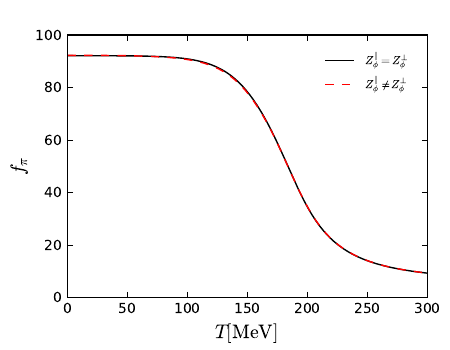

The script that saved this image:
#!/usr/bin/env python
# -*- coding: utf-8 -*-
# sphinx_gallery_thumbnail_number = 3

import matplotlib.pyplot as plt
import numpy as np
from matplotlib.ticker import NullFormatter  # useful for `logit` scale
import matplotlib.ticker as ticker
import matplotlib as mpl

mpl.style.use('classic')


# Data for plotting
fpi1=np.loadtxt(r'gluesameinitial/fixpointz1/mu0/buffer/fpi.dat')
fpi2=np.loadtxt(r'gluesameinitial/fixpointzneq1/mu0/buffer/fpi.dat')







# Create figure
fig=plt.figure(figsize=(4.5, 3.5))
#fig=plt.figure()
ax1=fig.add_subplot(111)

ax1.plot(fpi1,'k-',linewidth=1,markersize=5,label=r'$Z^{\|}_{\phi}=Z^{\bot}_{\phi}$')
ax1.plot(fpi2,'r--',linewidth=1,markersize=5,label=r'$Z^{\|}_{\phi}\neq Z^{\bot}_{\phi}$')




ax1.axis([0,300,0,100])
#ax1.set_xscale('log')

ax1.set_xlabel('$T[\mathrm{MeV}]$', fontsize=14, color='black')
ax1.set_ylabel(r'$f_\pi$', fontsize=14, color='black')

ax1.legend(loc=0,fontsize='x-small',frameon=False,shadow=True,handlelength=3.,borderpad=0.5,borderaxespad=1)

for label in ax1.xaxis.get_ticklabels():
    label.set_fontsize(10)
for label in ax1.yaxis.get_ticklabels():
    label.set_fontsize(10)



#for ax in fig.axes:
#    ax.grid(True)

# Format the minor tick labels of the y-axis into empty strings with
# `NullFormatter`, to avoid cumbering the axis with too many labels.
#plt.gca().yaxis.set_minor_formatter(NullFormatter())
# Adjust the subplot layout, because the logit one may take more space
# than usual, due to y-tick labels like "1 - 10^{-3}"
fig.subplots_adjust(top=0.9, bottom=0.15, left=0.15, right=0.95, hspace=0.35,
                    wspace=0.35)


fig.savefig("fpi.pdf")

#plt.show()
